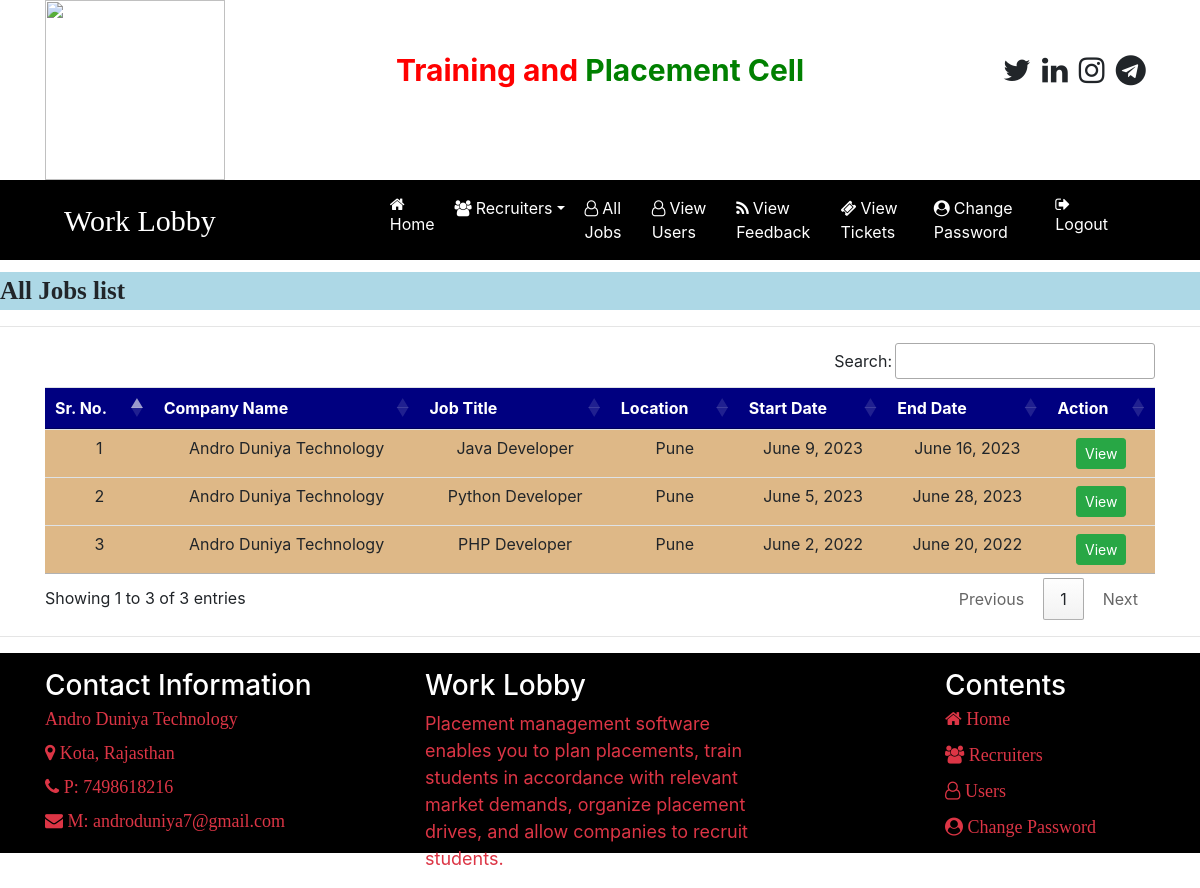
The page /admin_job on the database its author committed.
### job/models.py (models this page shows, shortened)
class Job(models.Model):
    recruiter = models.ForeignKey(Recruiter, on_delete=models.CASCADE)
    start_date = models.DateField()
    end_date = models.DateField()
    title = models.CharField(max_length=100)
    salary = models.FloatField(max_length=20)
    image = models.FileField()
    description = models.CharField(max_length=300)
    experience = models.CharField(max_length=50)
    location = models.CharField(max_length=100)
    skills = models.CharField(max_length=100)
    creationdate = models.DateField()

class Recruiter(models.Model):
    user = models.ForeignKey(User, on_delete=models.CASCADE)
    mobile = models.CharField(max_length=15, null=True)
    image = models.FileField(null=True)
    gender = models.CharField(max_length=10, null=True)
    company = models.CharField(max_length=100, null=True)
    type = models.CharField(max_length=15, null=True)
    status = models.CharField(max_length=20, null=True)

### job/views.py (the view)
# urls.py: path('admin_job', admin_job, name="admin_job"),
def admin_job(request):
    job = Job.objects.all().order_by('-start_date')
    d = {'job': job}
    return render(request, 'admin_job.html', d)

### job/templates/admin_job.html (shortened to what this page needs)
{% load static %}
{% block body %}
{% include 'admin_navigation.html'%}
<marquee style="font-family: 'Monotype Corsiva'; font-size:25px; color:darkcolor; background-color:lightblue; font-weight:bold; margin-top:1%">
    All Jobs list
</marquee>
<hr>
<div class="container">
<table class="table table-hover" id="example">
    <thead>
    <tr style="background-color: #000080; color:white">
        <th>Sr. No.</th>
        <th>Company Name</th>
        <th>Job Title</th>
        <th>Location</th>
        <th>Start Date</th>
        <th>End Date</th>
        <th>Action</th>
    </tr>
    </thead>
    <tbody>
    {% for i in job %}
    <tr style="background-color: #DEB887 ">
        <td>{{forloop.counter}}</td>
        <td>{{i.recruiter.company}}</td>
        <td>{{i.title}}</td>
        <td>{{i.location}}</td>
        <td>{{i.start_date}}</td>
        <td>{{i.end_date}}</td>
        <td><a href="{% url 'admin_job_detail' i.id %}" class="btn btn-success btn-sm">View</a></td>
    </tr>
    {% endfor %}
    </tbody>
</table>
</div>
<hr>
{% include 'footer_admin.html'%}
{% endblock body%}

### job/templates/admin_job.html (style rules this page uses)
tr { text-align: center; }

### rows shown on the page
Job: recruiter.company "Andro Duniya Technology", title "Java Developer", location "Pune", start_date "June 9, 2023", end_date "June 16, 2023"
Job: recruiter.company "Andro Duniya Technology", title "Python Developer", location "Pune", start_date "June 5, 2023", end_date "June 28, 2023"
Job: recruiter.company "Andro Duniya Technology", title "PHP Developer", location "Pune", start_date "June 2, 2022", end_date "June 20, 2022"
